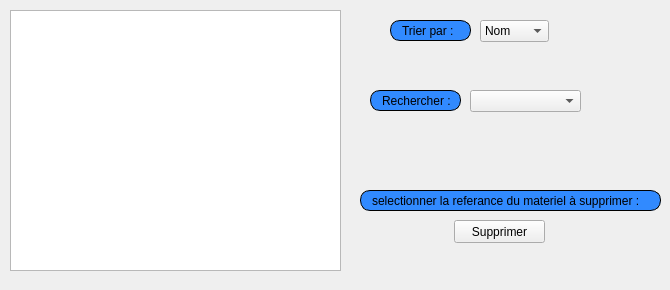
     <widget class="QWidget" name="tab_23">
      <attribute name="title">
       <string>afficher</string>
      </attribute>
      <widget class="QTableView" name="tableView_3">
       <property name="geometry">
        <rect>
         <x>10</x>
         <y>10</y>
         <width>331</width>
         <height>261</height>
        </rect>
       </property>
      </widget>
      <widget class="QLabel" name="label_29">
       <property name="geometry">
        <rect>
         <x>390</x>
         <y>20</y>
         <width>81</width>
         <height>21</height>
        </rect>
       </property>
       <property name="styleSheet">
        <string notr="true">border: 1px solid black;
border-radius: 10px;
padding: 0 8px;
background: #318aff;
font: bold, &quot;Arial&quot;;;
text-align:center;</string>
       </property>
       <property name="text">
        <string>Trier par :</string>
       </property>
      </widget>
      <widget class="QLabel" name="label_30">
       <property name="geometry">
        <rect>
         <x>370</x>
         <y>90</y>
         <width>91</width>
         <height>21</height>
        </rect>
       </property>
       <property name="styleSheet">
        <string notr="true">border: 1px solid black;
border-radius: 10px;
padding: 0 8px;
background: #318aff;
font: bold, &quot;Arial&quot;;;
text-align:center;</string>
       </property>
       <property name="text">
        <string>Rechercher :</string>
       </property>
      </widget>
      <widget class="QComboBox" name="comboBox_tri_ma_manq">
       <property name="geometry">
        <rect>
         <x>480</x>
         <y>20</y>
         <width>69</width>
         <height>22</height>
        </rect>
       </property>
       <item>
        <property name="text">
         <string>Nom</string>
        </property>
        <property name="icon">
         <iconset resource="ressources.qrc">
          <normaloff>:/images/img/alpha.png</normaloff>:/images/img/alpha.png</iconset>
        </property>
       </item>
       <item>
        <property name="text">
         <string>referance</string>
        </property>
        <property name="icon">
         <iconset resource="ressources.qrc">
          <normaloff>:/images/img/number.png</normaloff>:/images/img/number.png</iconset>
        </property>
       </item>
      </widget>
      <widget class="QLabel" name="label_50">
       <property name="geometry">
        <rect>
         <x>360</x>
         <y>190</y>
         <width>301</width>
         <height>21</height>
        </rect>
       </property>
       <property name="styleSheet">
        <string notr="true">border: 1px solid black;
border-radius: 10px;
padding: 0 8px;
background: #318aff;
font: bold, &quot;Arial&quot;;;
text-align:center;</string>
       </property>
       <property name="text">
        <string>selectionner la referance du materiel à supprimer :</string>
       </property>
      </widget>
      <widget class="QPushButton" name="supprimer_mat_manq_tab">
       <property name="geometry">
        <rect>
         <x>454</x>
         <y>220</y>
         <width>91</width>
         <height>23</height>
        </rect>
       </property>
       <property name="styleSheet">
        <string notr="true">#supprimer_mat_manq_tab{
font: bold, &quot;Arial&quot;;;     background-color: qlineargradient(x1: 0, y1: 0, x2: 0, y2: 1,
                                       stop: 0 #dadbde, stop: 1 #f6f7fa);
}
#supprimer_mat_manq_tab:pressed {
font: bold, &quot;Arial&quot;;;     background-color: qlineargradient(x1: 0, y1: 0, x2: 0, y2: 1,
                                       stop: 0 #dadbde, stop: 1 #fff07b);}</string>
       </property>
       <property name="text">
        <string>Supprimer</string>
       </property>
       <property name="icon">
        <iconset resource="ressources.qrc">
         <normaloff>:/images/img/PP.png</normaloff>:/images/img/PP.png</iconset>
       </property>
      </widget>
      <widget class="QComboBox" name="comboBox_rechercher_mat_manq">
       <property name="geometry">
        <rect>
         <x>470</x>
         <y>90</y>
         <width>111</width>
         <height>22</height>
        </rect>
       </property>
      </widget>
      <widget class="QLabel" name="label_40">
       <property name="geometry">
        <rect>
         <x>0</x>
         <y>0</y>
         <width>661</width>
         <height>281</height>
        </rect>
       </property>
       <property name="text">
        <string/>
       </property>
       <property name="pixmap">
        <pixmap resource="ressources.qrc">:/images/img/imf.jpg</pixmap>
       </property>
      </widget>
      <widget class="QLabel" name="label_110">
       <property name="geometry">
        <rect>
         <x>0</x>
         <y>-1</y>
         <width>661</width>
         <height>281</height>
        </rect>
       </property>
       <property name="text">
        <string/>
       </property>
       <property name="pixmap">
        <pixmap>:/img/imf.jpg</pixmap>
       </property>
      </widget>
      <zorder>label_110</zorder>
      <zorder>label_40</zorder>
      <zorder>tableView_3</zorder>
      <zorder>label_29</zorder>
      <zorder>label_30</zorder>
      <zorder>comboBox_tri_ma_manq</zorder>
      <zorder>label_50</zorder>
      <zorder>supprimer_mat_manq_tab</zorder>
      <zorder>comboBox_rechercher_mat_manq</zorder>
     </widget>
